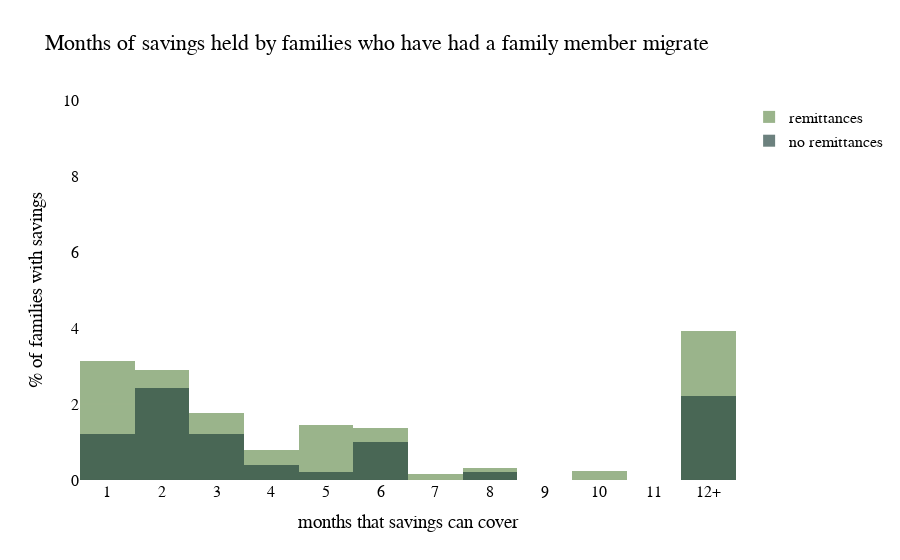

Here is the notebook cell this chart was saved with:
### Code cell
# fig = px.histogram(savings, x='savings_months', color ='remit', histnorm='probability density', range_x = [0,12])
# fig.show()


fig = go.Figure()
fig.add_trace(go.Histogram(x=savings_remit, nbinsx=24, histnorm = 'percent', name='remittances', marker_color = '#658C4D'))
fig.add_trace(go.Histogram(x=savings_noremit, nbinsx=24, histnorm = 'percent', name='no remittances', marker_color = '#1E3E39'))

# Overlay both histograms

fig.update_layout(barmode='overlay')
fig.update_layout(paper_bgcolor='rgba(0,0,0,0)',
    plot_bgcolor='rgba(0,0,0,0)')
tickvals = [1,2,3,4,5,6,7,8,9,10,11,12]
ticktext = [1,2,3,4,5,6,7,8,9,10,11,'12+']
fig.update_layout(
    xaxis = dict(tickvals = tickvals,ticktext=ticktext)
)
fig.update_xaxes(range=[0.5, 12.5])
fig.update_yaxes(range=[0, 10])

fig.update_traces(opacity=0.65)
fig.update_layout(
    title="Months of savings held by families who have had a family member migrate",
    xaxis_title="months that savings can cover",
    yaxis_title="% of families with savings",
    font=dict(
        family="Courier New, monospace",
        size=16,
        color="black"
    )
)
fig.show()
fig.write_html("savings_graph.html")

### Figure 1 — Plotly figure (JSON) as saved in the notebook; plotly's stock layout.template omitted (floating-point values rounded to 4 significant figures; data arrays with more than 128 entries replaced by an {"elided": "..."} marker saying what was removed)
{"data": [{"histnorm": "percent", "marker": {"color": "#658C4D"}, "name": "remittances", "nbinsx": 24, "opacity": 0.65, "type": "histogram", "x": {"elided": "1249 int values"}}, {"histnorm": "percent", "marker": {"color": "#1E3E39"}, "name": "no remittances", "nbinsx": 24, "opacity": 0.65, "type": "histogram", "x": {"elided": "498 int values"}}], "layout": {"barmode": "overlay", "font": {"color": "black", "family": "Courier New, monospace", "size": 16}, "paper_bgcolor": "rgba(0,0,0,0)", "plot_bgcolor": "rgba(0,0,0,0)", "title": {"text": "Months of savings held by families who have had a family member migrate"}, "xaxis": {"range": [0.5, 12.5], "ticktext": [1, 2, 3, 4, 5, 6, 7, 8, 9, 10, 11, "12+"], "tickvals": [1, 2, 3, 4, 5, 6, 7, 8, 9, 10, 11, 12], "title": {"text": "months that savings can cover"}}, "yaxis": {"range": [0, 10], "title": {"text": "% of families with savings"}}}}
